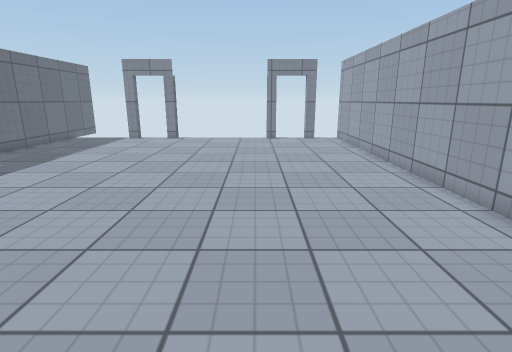
View 1 (above)

12 first-person views from a walk through a scene from a Unity 3-D project. The camera is 1.3 m above the floor, tilts 14° down and sees 80° across. Doors are open. The floor is counted in squares, 0.5 m on a side. Each view is taken from the middle of a square. On the plan, view 1 faces up. The plan holds only what a view shows up to about 20 squares ahead; the rest is blank. Some animated figures are left out. Surface patterns are stand-ins for the level's own textures.

View 2
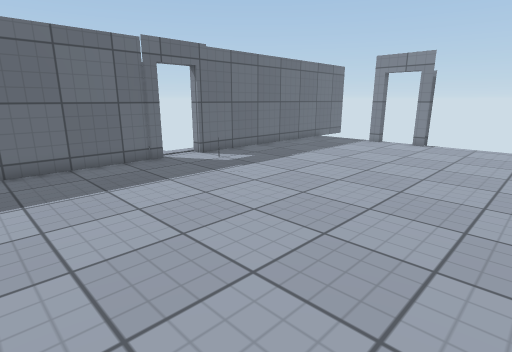

View 3
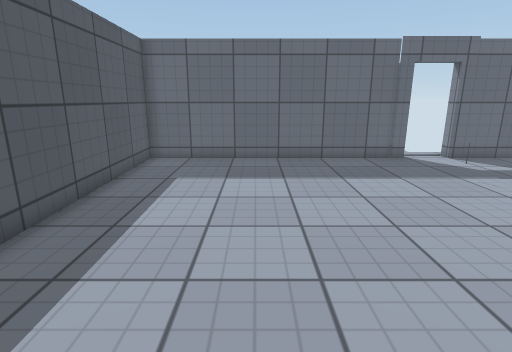

View 4
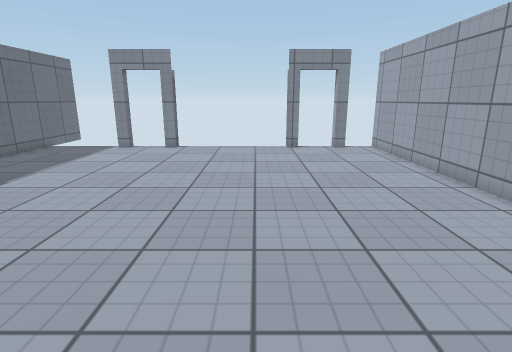

View 5
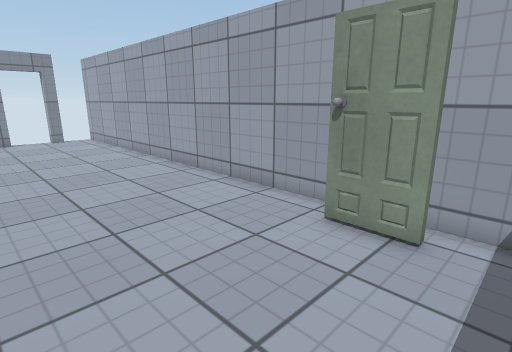

View 6
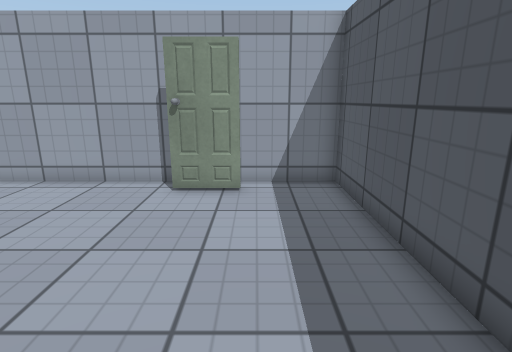

View 7
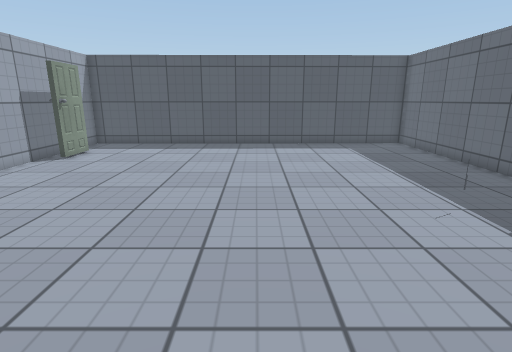

View 8
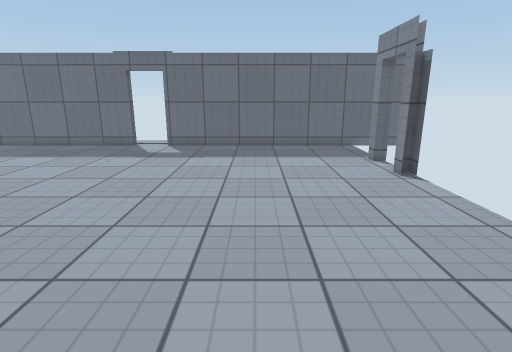

View 9
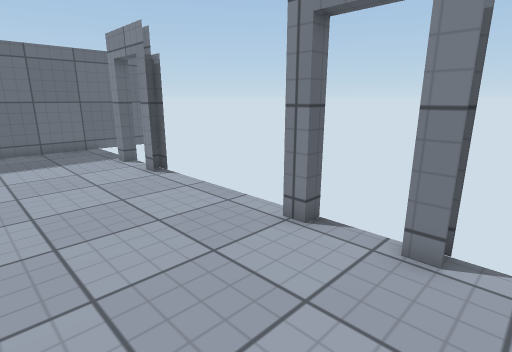

View 10
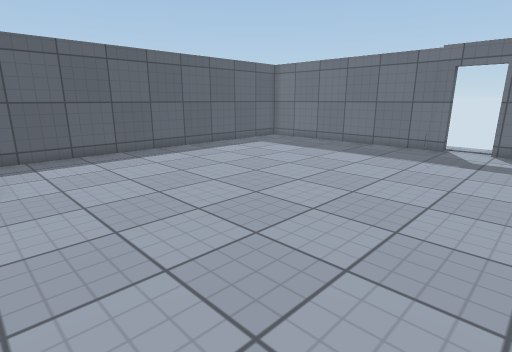

View 11
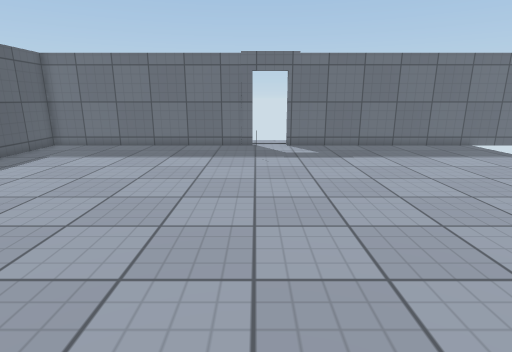

View 12
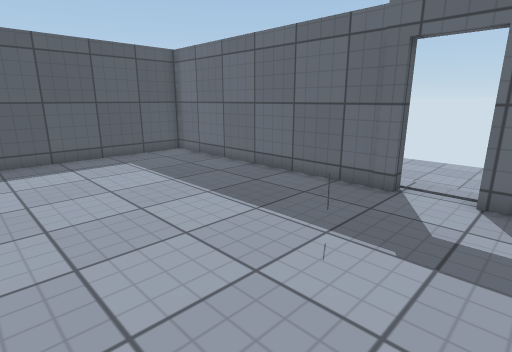

### Floor plan
Points are (right, up) in squares from view 1. A wall is a line through its corners. A room is listed if a view was taken in it or the views show most of it. See-through windows are left out.
Room 1 (views 1, 2, 3, 4, 5, 6, 7, 8, 9, 10, 11, 12)
walls: (-12.9, 8.8) (-12.9, -2.8) (5.7, -2.6) (5.7, 0.8); (4.6, 0.4) (4.6, 2.5); (-5.4, 21.1) (-6.1, 21.1); (5.7, 1) (5.7, 21.6); (-8.1, 21.1) (-8.9, 21.1); (-5.4, 21.7) (-6.1, 21.7); (1.4, 21.1) (0.7, 21.1); (4.1, 21.1) (3.4, 21.1); (-12.9, 22.5) (-12.9, 10.8)
ways out: open door at (-13, 9.5); open door at (-7.3, 21.3); open door at (2.5, 21.5)

Where each view was taken, in squares from view 1:
view 1: 0 up, 0 right, facing up
view 2: 2 up, 0 right, facing up-left
view 3: 2 up, 1 right, facing left
view 4: 4 up, 1 left, facing up
view 5: 1 down, 1 left, facing up-right
view 6: 0 up, 4 left, facing right
view 7: 16 up, 4 left, facing down
view 8: 16 up, 5 right, facing left
view 9: 16 up, 5 right, facing up-left
view 10: 13 up, 5 right, facing down-left
view 11: 9 up, 5 right, facing left
view 12: 12 up, 4 left, facing down-left
